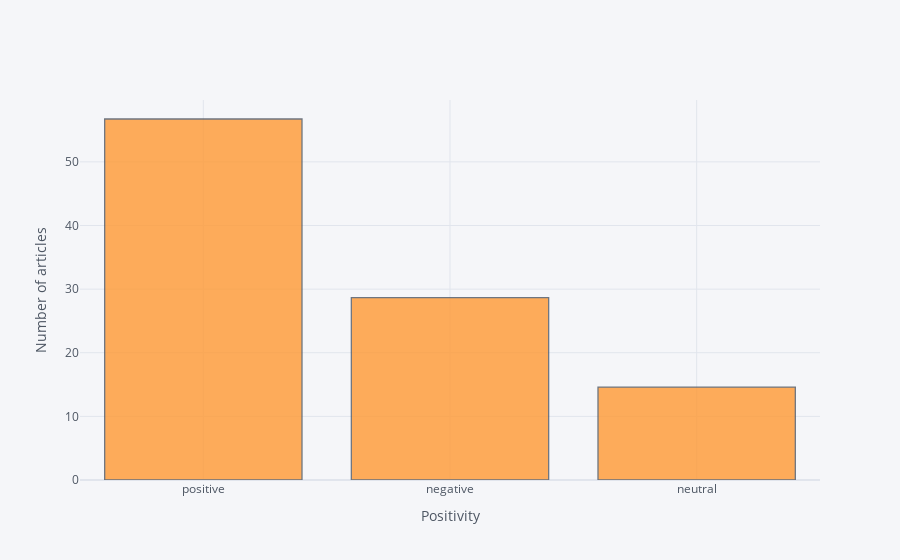

Write notebook code for a chart like this one.
### Code cell
results['Polarity_true'].iplot(
    kind='hist',
    histnorm='percent',
    barmode='overlay',
    xTitle='Positivity',
    yTitle='Number of articles')

### Figure 1 — Plotly figure (JSON) as saved in the notebook; plotly's stock layout.template omitted (floating-point values rounded to 4 significant figures; data arrays with more than 128 entries replaced by an {"elided": "..."} marker saying what was removed)
{"data": [{"opacity": 0.8, "orientation": "v", "histnorm": "percent", "histfunc": "count", "marker": {"color": "rgba(255, 153, 51, 1.0)", "line": {"color": "#4D5663", "width": 1.3}}, "x": {"elided": "178 str values"}, "type": "histogram", "name": "Polarity_true"}], "layout": {"xaxis": {"tickfont": {"color": "#4D5663"}, "zerolinecolor": "#E1E5ED", "title": {"text": "Positivity", "font": {"color": "#4D5663"}}, "gridcolor": "#E1E5ED", "showgrid": true}, "title": {"font": {"color": "#4D5663"}}, "paper_bgcolor": "#F5F6F9", "plot_bgcolor": "#F5F6F9", "yaxis": {"tickfont": {"color": "#4D5663"}, "zerolinecolor": "#E1E5ED", "title": {"text": "Number of articles", "font": {"color": "#4D5663"}}, "gridcolor": "#E1E5ED", "showgrid": true}, "barmode": "overlay", "legend": {"bgcolor": "#F5F6F9", "font": {"color": "#4D5663"}}}}
